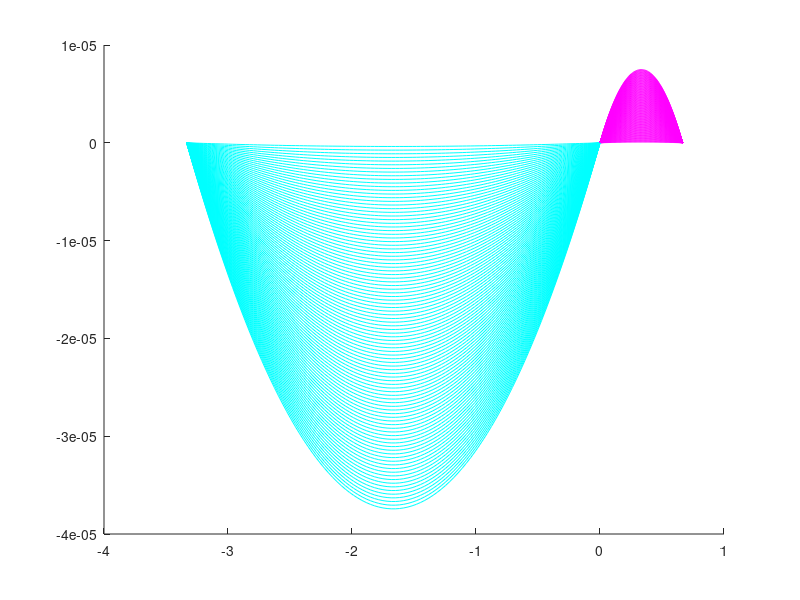

MATLAB code for this plot:
function X = simple_2sat_HKW()
%% Constans
m_sat = 10;
m = 50;
R_earth = 6370e3;
h = 400e3;
r = R_earth + h;
M_earth = 5.9742e24;
G = 6.67408e-11;
mu = G*M_earth/R_earth;
omega = sqrt(mu/r^3);

l = 4; % meter
b = l/(m/m_sat + 1);
a = l - b;

%% Strike it!

tt = [1:1:100];
N_t = length(tt);
dV = zeros(1,N_t);

hold on;
for i = 1:N_t
    t = tt(i);
    %vx = (m*omega*(a*sin(omega*t) + b*sin(omega*t)))/((m + m_sat)*(4*cos(omega*t)^2 - 8*cos(omega*t) + 4*sin(omega*t)^2 - 3*omega*t*sin(omega*t) + 4));
    %vy = 0;
    %vz = (2*m*omega*(cos(omega*t) - 1)*(a + b))/(4*m + 4*m_sat - 8*m*cos(omega*t) - 8*m_sat*cos(omega*t) + 4*m*cos(omega*t)^2 + 4*m_sat*cos(omega*t)^2 + 4*m*sin(omega*t)^2 + 4*m_sat*sin(omega*t)^2 - 3*m*omega*t*sin(omega*t) - 3*m_sat*omega*t*sin(omega*t));
    vx = (m*omega*(a*sin(omega*t) + b*sin(omega*t)))/((m + m_sat)*(4*cos(omega*t)^2 - 8*cos(omega*t) + 4*sin(omega*t)^2 - 3*omega*t*sin(omega*t) + 4));
    vy = 0;
    vz = (2*m*omega*(cos(omega*t) - 1)*(a + b))/(4*m + 4*m_sat - 8*m*cos(omega*t) - 8*m_sat*cos(omega*t) + 4*m*cos(omega*t)^2 + 4*m_sat*cos(omega*t)^2 + 4*m*sin(omega*t)^2 + 4*m_sat*sin(omega*t)^2 - 3*m*omega*t*sin(omega*t) - 3*m_sat*omega*t*sin(omega*t));
    dV(i) = sqrt(vx^2 + vy^2 + vz^2);
    N_for_plot = 100;
    t_for_plot = 0:(t/(N_for_plot-1)):t;
    R_sat = zeros(N_for_plot,3);
    R_station = zeros(N_for_plot,3);
    for j = 1:N_for_plot
        t = t_for_plot(j);
        %R_sat(j,1) = sin(omega*t)*(6*h + (4*vx)/omega + 38220000) - (2*vz)/omega - a - omega*t*(6*h + (3*vx)/omega + 38220000) + (2*vz*cos(omega*t))/omega;
        %R_sat(j,2) = (vy*sin(omega*t))/omega;
        %R_sat(j,3) = 4*h + (2*vx)/omega - cos(omega*t)*(3*h + (2*vx)/omega + 19110000) + (vz*sin(omega*t))/omega + 25480000;
        %R_station(j,1) = b + sin(omega*t)*(6*h - (4*m_sat*vx)/(m*omega) + 38220000) - omega*t*(6*h - (3*m_sat*vx)/(m*omega) + 38220000) + (2*m_sat*vz)/(m*omega) - (2*m_sat*vz*cos(omega*t))/(m*omega);
        %R_station(j,2) = -(m_sat*vy*sin(omega*t))/(m*omega);
        %R_station(j,3) = 4*h - cos(omega*t)*(3*h - (2*m_sat*vx)/(m*omega) + 19110000) - (2*m_sat*vx)/(m*omega) - (m_sat*vz*sin(omega*t))/(m*omega) + 25480000;
        R_sat(j,1) = (2*vz*cos(omega*t))/omega - 3*t*vx - (2*vz)/omega - a + (4*vx*sin(omega*t))/omega;
        R_sat(j,2) = (vy*sin(omega*t))/omega;
        R_sat(j,3) = (2*vx)/omega - (2*vx*cos(omega*t))/omega + (vz*sin(omega*t))/omega;
        R_station(j,1) = b + (3*m_sat*t*vx)/m + (2*m_sat*vz)/(m*omega) - (2*m_sat*vz*cos(omega*t))/(m*omega) - (4*m_sat*vx*sin(omega*t))/(m*omega);
        R_station(j,2) = -(m_sat*vy*sin(omega*t))/(m*omega);
        R_station(j,3) = (2*m_sat*vx*cos(omega*t))/(m*omega) - (2*m_sat*vx)/(m*omega) - (m_sat*vz*sin(omega*t))/(m*omega);
    
    end
    plot(R_sat(:,1),R_sat(:,3),'c');
    plot(R_station(:,1),R_station(:,3),'m');
end
hold off;

X = [tt', dV'];

%% Goot trajectories

    %vx = 
    %vy = 
    %vz = 

        %R_sat(j,1) = 
        %R_sat(j,2) = 
        %R_sat(j,3) = 
        %R_station(j,1) = 
        %R_station(j,2) = 
        %R_station(j,3) = 
        